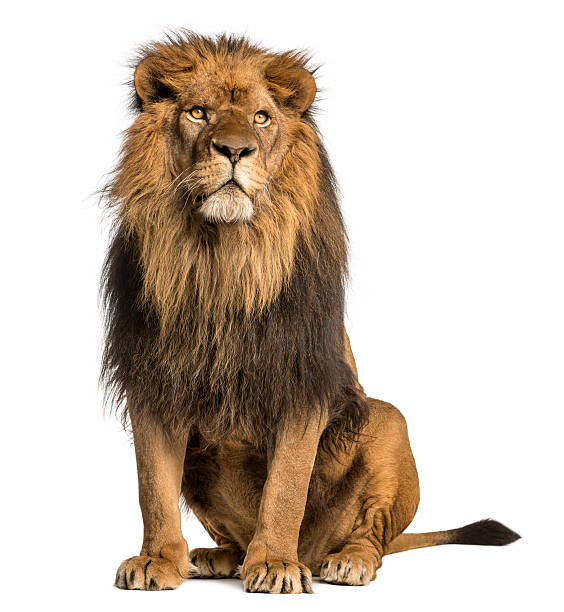
#> input picture assets/lion.jpg, 564 x 612 px, found by its file name
$ python lowPassFilters-anas.py
#> lines starting #> are read from the running program, lines starting #| are printed output that depends on the picture
"""Implement here functions that filter the noisy images using the following low pass filters:
    Average, Gaussian and median filters.
    """

import numpy as np
import numpy
from PIL import Image
import helper as Helper


from PIL import Image, ImageOps


# [38 lines left out: function average_filter, not called in this run]


def Median_Filter_Calculation(data, filter_size):
    """ performing a median filter

    Args:
        data (array): the input photo
        filter_size (): size of mask

    Returns:
        data_final(nd array): the output photo
    """
    # reseting the temporary list to zero
    temp = []
    #setting the boundries of the filter
    indexer = filter_size // 2
    data_final = []
    data_final = numpy.zeros((len(data), len(data[0])))
    # Looping over the image indices
    for i in range(len(data)):

        for j in range(len(data[0])):

            # Looping over the filter indices

            for z in range(filter_size):
                # checking if the rows and columns are going out of bounds with these if statements
                if i + z - indexer < 0 or i + z - indexer > len(data) - 1:
                    for c in range(filter_size):
                        temp.append(0)
                else:
                    if j + z - indexer < 0 or j + indexer > len(data[0]) - 1:
                        temp.append(0)
                    else:
                        for k in range(filter_size):
                            #where i = image row,z = filter row, j = image column, k  = filter coloumn
                            temp.append(data[i + z - indexer][j + k - indexer])

            temp.sort()
            data_final[i][j] = temp[len(temp) // 2]

            # reseting the temporary list to zero
            temp = []

    return data_final


def Median_filter(image_path: str):
    """ a function that simply calls the Median_Filter_Calculation function and does some conversions
    """
#> called with image_path = 'assets/lion.jpg'
    img = Image.open(image_path).convert("L")
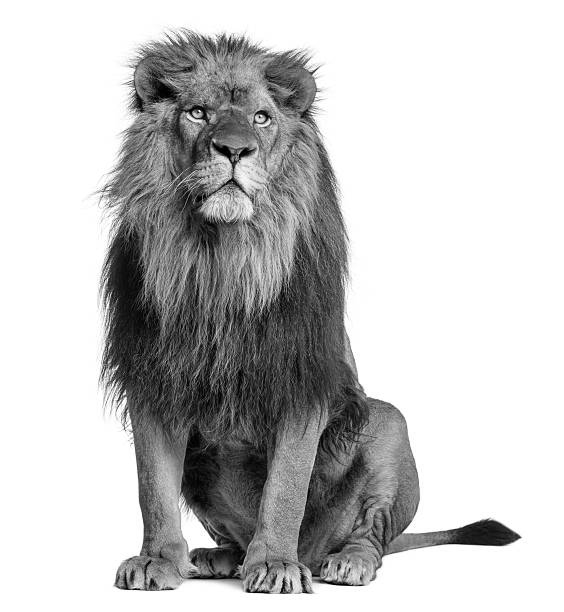
#> img: PIL image 564x612 L; min 0, max 255, mean 195.5
    #coverts image into array
    arr = numpy.array(img)
    #calls Median_Filter_Calculation function and pass the array (image) and filter size
    removed_noise = Median_Filter_Calculation(arr, 6)
#> in Median_Filter_Calculation, `data_final = numpy.zeros((len(data), len(data[0])))`: data_final: shape (612, 564) float64; every value is 0
#> after the loop in Median_Filter_Calculation, `for i in range(len(data)):`:
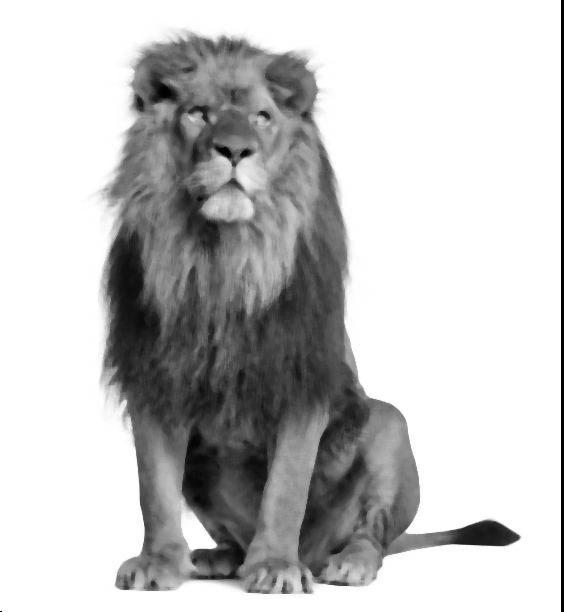
#> data_final: shape (612, 564) float64; min 0, max 255, mean 194.8
    #convert from array to image
    img = Image.fromarray(removed_noise)
#> img: PIL image 564x612 F
    Median_filtered_img = removed_noise.astype(np.uint8)
#> (the run stopped early here; a loop or call above may not have finished)
